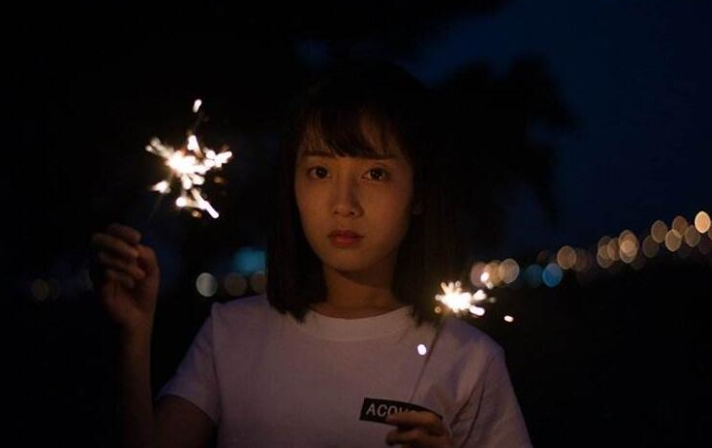
//> input picture ocvHuffmanLikeHE/beautiful.bmp, 712 x 448 px
$ ./ocvHuffmanLikeHE   (built with g++ and OpenCV 4)
//> lines starting //> are read from the running program, lines starting //| are printed output that depends on the picture
### ocvHuffmanLikeHE/ColorLevelTree.h
#pragma once
/**
* 建立了一个灰度树，初始为一个统计灰度级各个灰度像素数量的链表，依据这个链表建立
* 灰度像素的二叉树。
*/
#ifndef _COLOR_LEVEL_TREE_
#define _COLOR_LEVEL_TREE_

#include "opencv2/imgproc/imgproc.hpp"
#include "opencv2/opencv.hpp"
#include "opencv2/core/core.hpp"
#include <iostream>

using namespace cv;
#ifndef UC_LIGHTER
#define UC_LIGHTER 1
#endif
#ifndef UC_DARKER
#define UC_DARKER 0
#endif

/************************   DEBUG   ************************/
#define PRINT_ORIGINAL_LINK 0x00000001
#define PRINT_REDUCED_LINK	0x00000002
#define PRINT_BUILDTREE_LINK 0x00000004
/***********************************************************/

#define GRAY_LEVEL 256

class ColorLevelTree {
	class m_TreeNode {
		//把这个设计成一个结构体就轻松多了，不过为了练习OOP。
		int originalColor = -1;
		int equalizedColor = -1;
		//需不需要标记一下结点的深度呢？
		int pixelNum = 0;
		//权值，在不考虑灰度差对图像贡献情况下
		//权值等于像素数
		int weight = 0;
		m_TreeNode * pLeft = NULL;
		m_TreeNode * pRight = NULL;
		m_TreeNode * pOriginalNext = NULL;
		m_TreeNode * pReducedNext = NULL;
	public:
		int colorLow = -1, colorHigh = -1;
		// [12 lines left out: function m_TreeNode, not called in this run]
		m_TreeNode(int originalColor, int pixelNum,
			m_TreeNode * pOriginalNext) {
			//createOriginalLink调用
			this->originalColor = originalColor;
			this->equalizedColor = -1;
			this->pixelNum = pixelNum;
			this->weight = pixelNum;
			this->pReducedNext = pOriginalNext;
			this->pOriginalNext = pOriginalNext;
		}
		// [7 lines left out: function m_TreeNode, not called in this run]

		void setPLeft(m_TreeNode * p) { pLeft = p; }
		void setPRight(m_TreeNode * p) { pRight = p; }
		void setPOriginalNext(m_TreeNode * p) { pOriginalNext = p; }
		void setPReducedNext(m_TreeNode * p) { pReducedNext = p; }
		void setEqualizedColor(int color) { equalizedColor = color; }
		m_TreeNode * getPLeft() { return pLeft; }
		m_TreeNode * getPRight() { return pRight; }
		m_TreeNode * getPOriginalNext() { return pOriginalNext; }
		m_TreeNode * getPReducedNext() { return pReducedNext; }
		int getWeight() { return weight; }
		int getPixelNum() { return pixelNum; }
		int getOriginalColor() { return originalColor; }
		int getEqualizedColor() { return equalizedColor; }

		void coutM_TreeNode();
	};
	int countPixel[GRAY_LEVEL];
	int colorMap[GRAY_LEVEL];
	int theGrayLevelUsed = 0;
	//int reduceGrayLevel(int n);
	int prefer = UC_LIGHTER;
	Mat image;
	m_TreeNode * theStartOfReducedGrayLink = NULL;
	m_TreeNode * theStartOfOriginalLink = NULL;
public:
	int preOrderTraval(m_TreeNode * root, int colorLeft, int colorRight);
	int preOrderTraval(m_TreeNode * root, int colorLeft, int colorRight, double lighterOrDarker);
	int getColorMap(int theGrayLevelReduced);
	int getColorMap();
	Mat getEqualizedMat(int theGrayLevelReduced);
	Mat getEqualizedMat();
	ColorLevelTree(Mat& srcImage, int prefer);
	ColorLevelTree(Mat& srcImage);
	~ColorLevelTree();
	int getTheGrayLevelUsed() { return theGrayLevelUsed; }
	int reduceGrayLevel(int n);
	//*****************DEBUG用*******************
	void printParam();
	void printLink(int printOpt);
	//*****************DEBUG用*******************
private:
	int getCountPixel();
	int mergeA_Node();
	int createOriginalLink();
	void freeTree(m_TreeNode *p);
	void freeReducedLink(m_TreeNode *p);

};

#endif

### ocvHuffmanLikeHE/stdafx.h
// stdafx.h : 标准系统包含文件的包含文件，
// 或是经常使用但不常更改的
// 特定于项目的包含文件
//

#pragma once

#include "targetver.h"

#include <stdio.h>
#include <tchar.h>


// TODO:  在此处引用程序需要的其他头文件

### ocvHuffmanLikeHE/ColorLevelTree.cpp
#include "stdafx.h"
#include "ColorLevelTree.h"

// [11 lines left out: function ColorLevelTree, not called in this run]
ColorLevelTree::ColorLevelTree(Mat& srcImage) {
	// [6 lines of commented-out code are left out]
	image = srcImage.clone();
	getCountPixel();
	createOriginalLink();
}
int ColorLevelTree::getCountPixel() {
	//统计每个灰度有多少个像素，并将结果存放在countPixel[];
	int tmpCount0 = 0;
	theGrayLevelUsed = 0;
	for (int i = 0; i < GRAY_LEVEL; i++) {
		countPixel[i] = 0;
	}
	if (image.channels() == 1) {
		//如果是灰度图
		Mat_<uchar>::iterator it = image.begin<uchar>();
		Mat_<uchar>::iterator itEnd = image.end<uchar>();
		for (; it != itEnd; ++it) {
			countPixel[*it]++;
		}
		for (int i = 0; i < GRAY_LEVEL; ++i) {
			if (countPixel[i] > 0) {
				theGrayLevelUsed++;
			} else if (countPixel[i] == 0) {
				tmpCount0++;
			}
		}
		//*********************  DEBUG     ******************************
		//std::cout << "The 0 Gray NUM:(in tree)" << tmpCount0 << std::endl;
		return 0;
	} else {
		return -1;
	}
}
// [11 lines left out: function printParam, not called in this run]
int ColorLevelTree::reduceGrayLevel(int n) {
	//减少原直方图占用的灰度级
	if (n > theGrayLevelUsed)
		n = theGrayLevelUsed - 1;
	if (n > 0) {
		while (n > 0) {
			/*****************    DEBUG   **********************/
			//	std::cout << "\nREDUCE Num:\t" << n << std::endl;
			//printLink(-1);
			/***************************************************/
			n--;
			mergeA_Node();
		}
		return 0;
	} else if (n < 0) {
		/*************************************    DEBUG    ***********************************************/
		std::cout << "Reduce NUM is less than 0!!!\n";
	}

}
// [65 lines left out: function mergeA_Node, not called in this run]
ColorLevelTree::~ColorLevelTree() {
	m_TreeNode * p = theStartOfReducedGrayLink;
	freeTree(p);
}
// [10 lines left out: function freeReducedLink, not called in this run]
void ColorLevelTree::freeTree(m_TreeNode *p) {
	//
	if (p != NULL) {
		freeTree(p->getPLeft());
		freeTree(p->getPRight());
		delete(p);
	}
}
int ColorLevelTree::createOriginalLink() {
	//在精简之前要被调用，创建基础灰度级链表
	int i = GRAY_LEVEL - 1, countOfZero = 0;
	m_TreeNode * p = NULL;
	for (; i >= 0; --i) {
		if (countPixel[i] != 0) {
			p = new m_TreeNode(i, countPixel[i], theStartOfReducedGrayLink);
			theStartOfReducedGrayLink = p;
		} else {
			countOfZero++;
		}
	}
	theStartOfOriginalLink = theStartOfReducedGrayLink;
	//****************************** DEBUG  ***************************************
	//std::cout << "\nCount of Zero:\t" << countOfZero << std::endl;
	return 0;
}
// [34 lines left out: functions printLink, coutM_TreeNode, not called in this run]
int ColorLevelTree::preOrderTraval(m_TreeNode * root, int colorLow, int colorHight) {
	//
	int leftWeight = -1;
	int rightWeight = -1;
	int cover = colorHight - colorLow;
	int midOfLeft = -1, midOfRight = -1;
	root->colorLow = colorLow;
	root->colorHigh = colorHight;
	if (root->getPLeft() != NULL && root->getPRight() != NULL) {
		//这其实一定是个不存在孤立结点的串二叉树
		leftWeight = root->getPLeft()->getWeight();
		rightWeight = root->getPRight()->getWeight();
		if (cover != 0) {			//********************这里可以优化，根据prefer，不过我就不管了
			midOfLeft = cover * (leftWeight*1.0 / root->getWeight()) + colorLow;
			midOfRight = midOfLeft + 1;
			if (midOfLeft < colorLow || midOfRight > colorHight) {
				std::cout << "\n\t\t这尼玛就尴尬了。。。不要出现这种情况\n";
				return -1;
			}
			preOrderTraval(root->getPLeft(), colorLow, midOfLeft);
			preOrderTraval(root->getPRight(), midOfRight, colorHight);

		} else {
			preOrderTraval(root->getPLeft(), colorLow, colorHight);
			preOrderTraval(root->getPRight(), colorLow, colorHight);
		}

	} else if (root->getPLeft() == NULL && root->getPRight() == NULL) {
		//到了根结点
		root->setEqualizedColor((colorLow + colorHight) / 2);
		colorMap[root->getOriginalColor()] = root->getEqualizedColor();
		if (root->getEqualizedColor() > 255 || root->getEqualizedColor() < 0) {
			std::cout << "***********************************出错了***********************\n"
				<< "ROOT->Equalized:\t" << root->getEqualizedColor()
				<< "\n***********************************出错了***********************\n";
		}
		if (root->getEqualizedColor() == 0) {
			;
		}
		//std::cout << "  color: " << root->getEqualizedColor();
		return 0;
	} else {
		// [4 lines of commented-out code are left out]
		std::cout << "\n\t\t应该不会不运行到这。。。不要出现这种情况\n";
		return -1;
	}
	return 0;
}
// [9 lines left out: function preOrderTraval, not called in this run]
int ColorLevelTree::getColorMap(int theGrayLevelReduced) {
	//这里要开始进行对直方图均衡了

	reduceGrayLevel(theGrayLevelReduced);
	m_TreeNode * p = theStartOfReducedGrayLink;
	double theGrayLevelEchNodeHave = (GRAY_LEVEL - 1) * 1.0 / theGrayLevelUsed;
	int i = 0;

	while (p) {
		/*
		{
		std::cout << "\ni * theGrayLevelEchNodeHave: " << i << "\t:" << i * theGrayLevelEchNodeHave
		<< "\t(i + 1) * theGrayLevelEchNodeHave: " << (i + 1) * theGrayLevelEchNodeHave << std::endl;
		}*/
		preOrderTraval(p, (int)i * theGrayLevelEchNodeHave, (int)(i + 1) * theGrayLevelEchNodeHave);
		p = p->getPReducedNext();
		i++;
	}
	// [7 lines of commented-out code are left out]
	p = theStartOfReducedGrayLink;
	// [11 lines of commented-out code are left out]
	return -1;
}
// [9 lines left out: function getColorMap, not called in this run]
Mat ColorLevelTree::getEqualizedMat(int theGrayLevelReduced) {
	getColorMap(theGrayLevelReduced);
	if (image.channels() == 1) {
		//如果是灰度图
		Mat_<uchar>::iterator it = image.begin<uchar>();
		Mat_<uchar>::iterator itEnd = image.end<uchar>();
		for (; it != itEnd; ++it) {
			(*it) = colorMap[*it];
		}
		getCountPixel();
		return image;
	} else {

	}
}
// [16 lines left out: function getEqualizedMat, not called in this run]

### ocvHuffmanLikeHE/ocvHuffmanLikeHE.cpp
// huffmanLikeEqualizetion.cpp : Defines the entry point for the console application.
//

#include "stdafx.h"
#include <opencv2/opencv.hpp>
#include "ColorLevelTree.h"
#include <iostream>
#include <vector>
#include <opencv2/imgproc/imgproc.hpp>

using namespace cv;
using namespace std;
int getCountPixel(Mat image);
static void on_Contrast(int n, void *);
int g_TheGrayLevelReduced;
Mat myEqualizedImage, img, opencvHistImg;

int evaluate();
int evaluateOutCurve(string fileName);
int evaluateEdge(string WindowName, Mat mat, int EDGE_TYPE);
#define _EDGE_CANNY_METHOD_ 1
#define _EDGE_SOBEL_METHOD_ 2
#define _EDGE_PREWITT_METHOD_ 3
#define _EDGE_ROBERTS_METHOD_ 4
#define _EDGE_LOG_METHOD_ 5
Mat matHSVs[3];

vector<string> paramCurveBuffer;
// [62 lines left out: function main2, not called in this run]
int main(int argc, char* argv[]) {
	vector<int> compression_params;
	compression_params.push_back(IMWRITE_PNG_COMPRESSION);
	compression_params.push_back(0);
	//	Mat img = imread("demo_100_50.bmp");
	if (argc == 1) {
		img = imread("beautiful.bmp");
//> img is the input picture: 448 rows x 712 cols, CV_8UC3; mean B, G, R 18.4, 16.9, 22.9
	} else {
		img = imread(argv[1]);
		cout << argv[0] << "\n" << argv[1] << endl;
	}

	// [5 lines of commented-out code are left out]
	namedWindow("ORIGINAL IMG");
	imshow("ORIGINAL IMG", img);
	moveWindow("ORIGINAL IMG", 100, 100);
	cout << "\nLoadedpicture";
	getCountPixel(img);

	myEqualizedImage = img.clone();

	//tree.printParam();
	//tree.printLink(PRINT_REDUCED_LINK);
	//myEqualizedImage = tree.getEqualizedMat();

	namedWindow("MyAlgorithmEqualized");
	//namedWindow("myAlgorithmEDGE");

	createTrackbar("contrast", "MyAlgorithmEqualized", &g_TheGrayLevelReduced, GRAY_LEVEL - 1, on_Contrast);
	if (argc == 3) {
		string str = argv[2];
		g_TheGrayLevelReduced = atoi(str.c_str());
		on_Contrast(0, 0);
	} else {
		on_Contrast(0, 0);
	}
	moveWindow("MyAlgorithmEqualized", 200, 200);
	// [14 lines of commented-out code are left out]
	if (argc == 3) {
		string str = argv[2];
		imwrite("myEqualizedImage" + str + ".png", myEqualizedImage, compression_params);
	} else {
		imwrite("myEqualizedImage.png", myEqualizedImage, compression_params);
	}
	// [10 lines of commented-out code are left out]
	waitKey(0);
	return 0;
}
static void on_Contrast(int n, void *) {
//> called with n = 0
	//
	Mat mat;
	// [22 lines of commented-out code are left out]
	if (img.type() == CV_8UC1) {
		myEqualizedImage = img.clone();
		mat = myEqualizedImage;
		ColorLevelTree tree = ColorLevelTree(myEqualizedImage);
		myEqualizedImage = tree.getEqualizedMat(g_TheGrayLevelReduced);
		//matHSVs[2] = myEqualizedImage;
		//merge(matHSVs, 3, mat);
		//cvtColor(mat, mat, COLOR_HSV2BGR);
		imshow("MyAlgorithmEqualized", myEqualizedImage);

		cout << "\nMyAlgorithmEqualized";
		getCountPixel(myEqualizedImage);
	} else {
		Mat matHSV, matHSVs[3], matTmp = img;
		cvtColor(img, matHSV, COLOR_BGR2HSV);
//> matHSV: 448 rows x 712 cols, CV_8UC3; mean H, S, V 70.3, 124.5, 27.6
		split(matHSV, matHSVs);
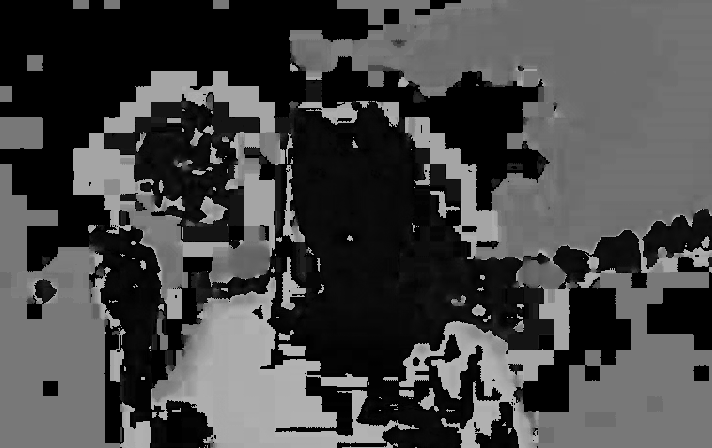
//> matHSVs[0]: 448 rows x 712 cols, CV_8UC1; min 0, max 179, mean 70.3
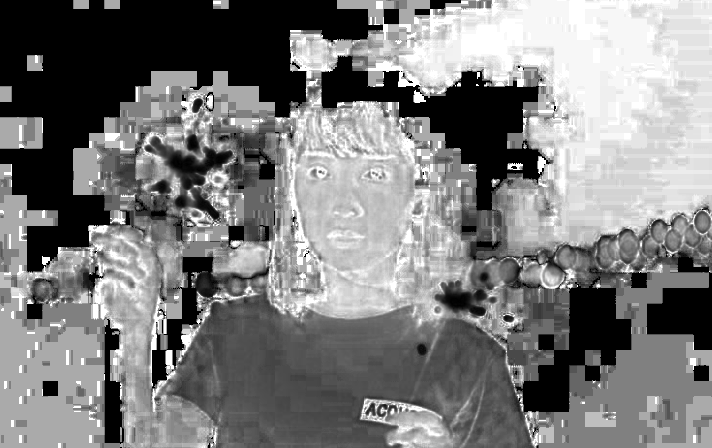
//> matHSVs[1]: 448 rows x 712 cols, CV_8UC1; min 0, max 255, mean 124.5
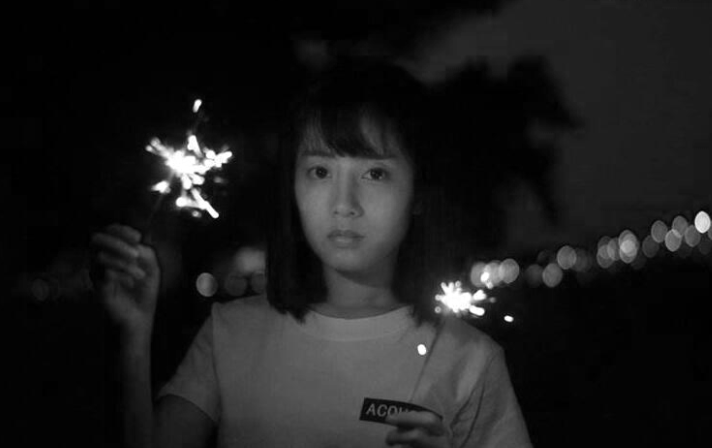
//> matHSVs[2]: 448 rows x 712 cols, CV_8UC1; min 0, max 255, mean 27.6

		ColorLevelTree tree = ColorLevelTree(matHSVs[2]);
//> after the loop in getCountPixel, `for (; it != itEnd; ++it)`: countPixel = 256 values, max 32536 at index 3, min 14 at index 179, mean 1246
//> after the loop in getCountPixel, `for (int i = 0; i < GRAY_LEVEL; ++i)`: theGrayLevelUsed = 256; tmpCount0 = 0
//> the loop in createOriginalLink, `for (; i >= 0; --i)` made 256 passes
//> (this->originalColor in m_TreeNode, this->pixelNum in m_TreeNode, this->weight in m_TreeNode, i) on passes 2 to 13: (254, 309, 309, 254), (253, 196, 196, 253), (252, 141, 141, 252), (251, 101, 101, 251), (250, 105, 105, 250), (249, 83, 83, 249), (248, 50, 50, 248), (247, 50, 50, 247), (246, 50, 50, 246), (245, 50, 50, 245), (244, 56, 56, 244), (243, 30, 30, 243)
//> (this->pixelNum in m_TreeNode, this->weight in m_TreeNode) on pass 1: (518, 518)
//> after the loop in createOriginalLink, `for (; i >= 0; --i)`: i = -1; countOfZero = 0
		matHSVs[2] = tree.getEqualizedMat(g_TheGrayLevelReduced);
//> in getColorMap, `double theGrayLevelEchNodeHave = (GRAY_LEVEL - 1) * 1.0 / theGrayLevel..`: theGrayLevelEchNodeHave = 0.996
//> after the loop in getColorMap, `while (p)`: i = 256
		merge(matHSVs, 3, matHSV);
//> matHSV: 448 rows x 712 cols, CV_8UC3; mean H, S, V 70.3, 124.5, 26.6
		cvtColor(matHSV, myEqualizedImage, COLOR_HSV2BGR);
		//matHSVs[2] = myEqualizedImage;
		//merge(matHSVs, 3, mat);
		//cvtColor(mat, mat, COLOR_HSV2BGR);
		imshow("MyAlgorithmEqualized", myEqualizedImage);

		cout << "\nMyAlgorithmEqualized";
		getCountPixel(myEqualizedImage);

	}


	//evaluateEdge("myAlgorithmEDGE", myEqualizedImage, _EDGE_CANNY_METHOD_);
	return;
}
// [63 lines left out: functions evaluate, evaluateOutCurve, evaluateEdge, not called in this run]
int getCountPixel(Mat image) {
	//统计每个灰度有多少个像素，并将结果存放在countPixel[];
	int tmpCount0 = 0;
	int countPixel[256] = { 0 };
	int theGrayLevelUsed = 0;
	if (image.channels() == 1) {
		//如果是灰度图
		Mat_<uchar>::iterator it = image.begin<uchar>();
		Mat_<uchar>::iterator itEnd = image.end<uchar>();
		for (; it != itEnd; ++it) {
			countPixel[*it]++;
		}
		for (int i = 0; i < GRAY_LEVEL; ++i) {
			if (countPixel[i] > 0) {
				theGrayLevelUsed++;
			} else if (countPixel[i] == 0) {
				tmpCount0++;
			}
		}
		//*********************  DEBUG     ******************************
		std::cout << "\t\ttheGrayLevelUsed:\t" << theGrayLevelUsed << "\tThe 0 Gray NUM(in main):" << tmpCount0 << endl;
		return 0;
	} else {
		return -1;
	}
}

$ run again, with ocvHuffmanLikeHE/t1.jpg saved as ocvHuffmanLikeHE/beautiful.bmp
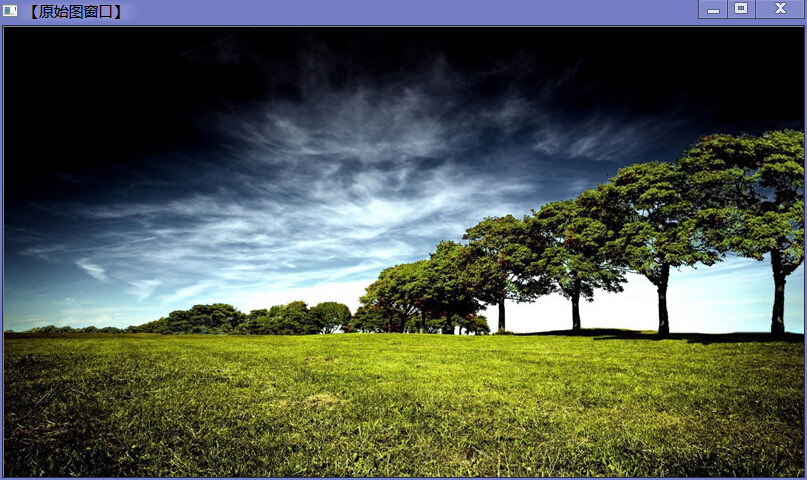
//> input picture ocvHuffmanLikeHE/t1.jpg, 807 x 480 px
//> img is the input picture: 480 rows x 807 cols, CV_8UC3; mean B, G, R 73.4, 87.4, 78.9
//> in on_Contrast, `split(matHSV, matHSVs);`:
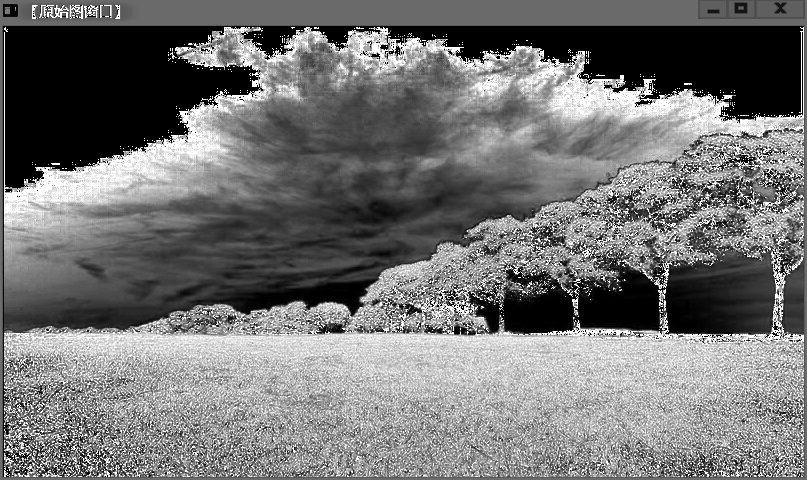
//> matHSVs[1]: 480 rows x 807 cols, CV_8UC1; min 0, max 255, mean 115.6
//> in on_Contrast, `split(matHSV, matHSVs);`:
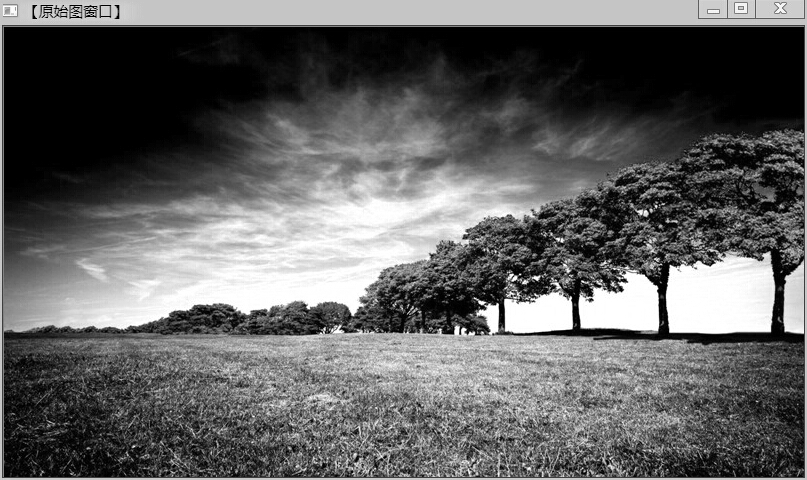
//> matHSVs[2]: 480 rows x 807 cols, CV_8UC1; min 0, max 255, mean 97.9
//> after the loop in getCountPixel, `for (; it != itEnd; ++it)`: countPixel = 256 values, max 47541 at index 0, min 525 at index 239, mean 1513.1
//> after the loop in getCountPixel, `for (int i = 0; i < GRAY_LEVEL; ++i)`: theGrayLevelUsed = 256; tmpCount0 = 0
//> the loop in createOriginalLink, `for (; i >= 0; --i)` made 256 passes
//> (this->originalColor in m_TreeNode, this->pixelNum in m_TreeNode, this->weight in m_TreeNode, i) on passes 2 to 9: (254, 3485, 3485, 254), (253, 2184, 2184, 253), (252, 1343, 1343, 252), (251, 1040, 1040, 251), (250, 873, 873, 250), (249, 900, 900, 249), (248, 801, 801, 248), (247, 742, 742, 247)
//> after the loop in createOriginalLink, `for (; i >= 0; --i)`: i = -1; countOfZero = 0
//> theGrayLevelEchNodeHave = 0.996
//> after the loop in getColorMap, `while (p)`: i = 256
